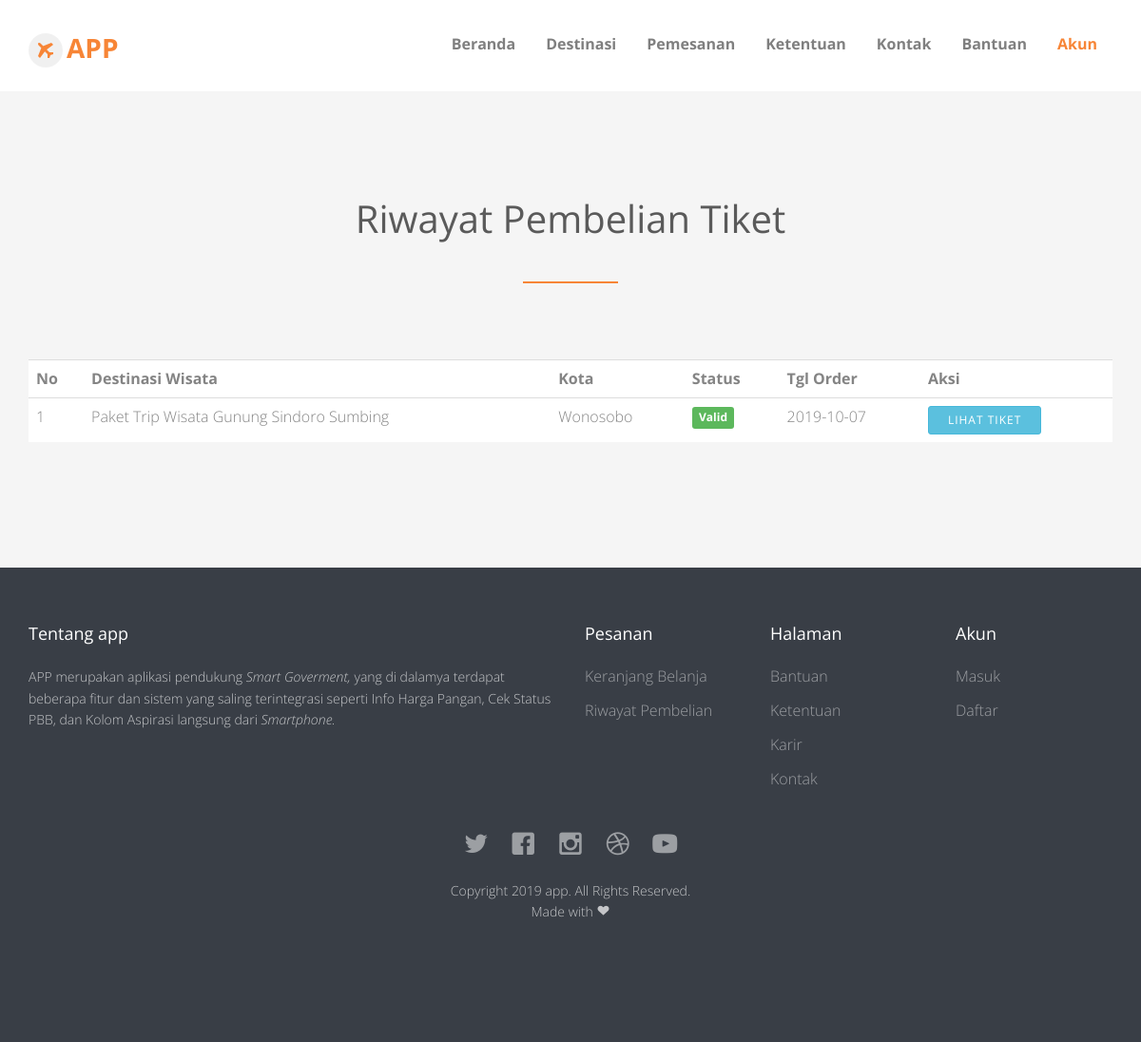
Screenshot of /history.php (signed in) with the database file from the repository.
### tables this page shows
CREATE TABLE `setting` (
  `title` varchar(255) DEFAULT NULL,
  `subtitle` varchar(255) DEFAULT NULL,
  `description` text DEFAULT NULL
);

CREATE TABLE `pembelian` (
  `id_pembelian` int(11) NOT NULL,
  `id_users` int(11) DEFAULT NULL,
  `id_destinasi` int(11) DEFAULT NULL,
  `id_payment` int(11) DEFAULT NULL,
  `nama_lengkap` varchar(255) DEFAULT NULL,
  `email` varchar(255) DEFAULT NULL,
  `no_hp` varchar(255) DEFAULT NULL,
  `alamat` text DEFAULT NULL,
  `kota` varchar(255) DEFAULT NULL,
  `provinsi` varchar(255) DEFAULT NULL,
  `kode_pos` varchar(255) DEFAULT NULL,
  `tiket` varchar(255) DEFAULT NULL,
  `jumlah` int(11) DEFAULT NULL,
  `total_pembelian` float DEFAULT NULL,
  `tgl_pembelian` date DEFAULT NULL,
  `status` enum('segera','review','valid','expired','invalid') DEFAULT 'segera'
);

CREATE TABLE `destinasi` (
  `id_destinasi` int(11) NOT NULL,
  `nama_destinasi` varchar(100) DEFAULT NULL,
  `harga_destinasi` float DEFAULT NULL,
  `foto_destinasi` varchar(100) DEFAULT NULL,
  `deskripsi_destinasi` text DEFAULT NULL,
  `kota` varchar(100) DEFAULT NULL
);

### system/config.php (called while the page is built, shortened)
<?php
class Config extends mysqli{
	function getSetting(){
		$exec = $this->query("SELECT * FROM setting");
		$data = $exec->fetch_assoc();
		return $data;
	}
	function getHistory(){
		$id = @$_SESSION['user']['id_users'];
		$sql = "SELECT * FROM pembelian JOIN destinasi ON pembelian.id_destinasi = destinasi.id_destinasi  WHERE pembelian.id_users = $id";
		$exec = $this->query($sql);
		$i=0;
		while ($res = $exec->fetch_assoc()) {
			$data[$i] = array(
				'id_pembelian' => $res['id_pembelian'],
				'nama_destinasi' => $res['nama_destinasi'],
				'kota' => $res['kota'],
				'foto_destinasi' => $res['foto_destinasi'],
				'harga_destinasi' => $res['harga_destinasi'],
				'jumlah' => $res['jumlah'],
				'total_pembelian' => $res['total_pembelian'],
				'status' => $res['status'],
				'tgl_pembelian' => $res['tgl_pembelian'],
			);
			$i++;
		}
		return @$data;
	}
}
$app = new Config();
$setting = $app->getSetting();

### history.php (the view, shortened to what this page needs)
<?php require 'system/config.php'; ?>
<!DOCTYPE html>
 <html class="no-js">
	<head>
	<?php include 'template/meta_head.php'; ?>
	</head>
	<body>
		<div id="fh5co-wrapper">
		<div id="fh5co-page">
		<?php include 'template/header.php'; ?>
		<div id="fh5co-tours" class="fh5co-section-gray">
			<div class="container">
				<div class="row">
					<div class="col-md-8 col-md-offset-2 text-center heading-section animate-box">
						<h3>Riwayat Pembelian Tiket</h3>
					</div>
				</div>
				<div class="row">
					<div class="col-md-12 animate-box">
						<div class="table">
							<table class="table">
								<tr class="text-center">
									<th>No</th>
									<th>Destinasi Wisata</th>
									<th>Kota</th>
									<th>Status</th>
									<th>Tgl Order</th>
									<th>Aksi</th>
								</tr>
								<?php
									$i=1;
									$pembelian = $app->getHistory();
								 ?>
								 <?php foreach ($pembelian as $data): ?>
								 <?php
								 	$status = $data['status'];
								  ?>
								<tr>
									<td><?php echo $i; ?></td>
									<td><?php echo $data['nama_destinasi']; ?></td>
									<td><?php echo ucwords($data['kota']); ?></td>
									<?php if ($status == "review"): ?>
									<td><span class="label label-info">
										Sedang ditinjau
									</span></td>
									<?php elseif($status == "valid"): ?>
									<td><span class="label label-success"><?php echo ucwords($status); ?></span></td>
									<?php elseif($status == "invalid"): ?>
									<td><span class="label label-danger">Pembayaran tidak sah</span></td>
									<?php elseif($status == "segera"): ?>
									<td><span class="label label-warning">Segera Lakukan Pembayaran</span></td>
									<?php else: ?>
									<td><span class="label label-danger"><?php echo ucwords($status); ?></span></td>
									<?php endif ?>
									<td><?php echo $data['tgl_pembelian']; ?></td>
									<td>
										<?php if ($status == "review"): ?>
											<a href="kotak.php" target="_blank" class="btn btn-sm btn-primary">Kontak Kami</a>
										<?php elseif($status == "segera"): ?>
											<a href="payment.php?id=<?php echo $data['id_pembelian'] ?>" class="btn btn-sm btn-primary">Bayar</a>
											<a href="#" class="btn btn-sm btn-danger">Hapus Pesanan</a>
										<?php elseif($status == "valid"): ?>
											<a href="ticket.php?id=<?php echo $data['id_pembelian'] ?>" class="btn btn-sm btn-info">Lihat Tiket</a>
										<?php elseif($status == "invalid"): ?>
											<a href="#" class="btn btn-sm btn-primary">Kontak</a>
										<?php else: ?>
											<a href="#" class="btn btn-sm btn-danger">Hapus Tiket</a>
										<?php endif ?>
									</td>
								</tr>
									<?php $i++; ?>
								 <?php endforeach ?>
							</table>
						</div>
					</div>
				</div>
			</div>
		</div>
	</div>
		<?php include 'template/footer.php'; ?>
	</div>
	</body>
</html>

### template/header.php (shortened to what this page needs)
<header id="fh5co-header-section" class="sticky-banner">
			<div class="container">
				<div class="nav-header">
					<h1 id="fh5co-logo"><a href="index.php"><i class="icon-airplane"></i><?php echo $setting['title']; ?></a></h1>
					<nav id="fh5co-menu-wrap" role="navigation">
						<ul class="sf-menu" id="fh5co-primary-menu">
							<li <?php if ($_SERVER['PHP_SELF'] == "/index.php"): ?>
								class="active"
							<?php endif ?>><a href="index.php">Beranda</a></li>
							<li>
								<a href="destinasi.php">Destinasi</a>
							</li>
							<li>
								<a href="#" class="fh5co-sub-ddown">Pemesanan</a>
							</li>
							<li><a href="page.php?permalink=ketentuan">Ketentuan</a></li>
							<li <?php if ($_SERVER['PHP_SELF'] == "/contact.php"): ?>
								class="active"
							<?php endif ?> ><a href="contact.php">Kontak</a></li>
							<li><a href="page.php?permalink=bantuan">Bantuan</a></li>
							<?php if (isset($_SESSION['user'])): ?>
								<li <?php if ($_SERVER['PHP_SELF'] == "/checkout.php" || $_SERVER['PHP_SELF'] == "/history.php"): ?>
								class="active"
							<?php endif ?>>
								<a href="login.php" class="fh5co-sub-ddown">Akun</a>
							</li>
							<?php endif ?>
						</ul>
					</nav>
				</div>
			</div>
		</header>

### template/footer.php
<footer>
			<div id="footer">
				<div class="container">
					<div class="row row-bottom-padded-md">
						<div class="col-md-6 col-sm-6 col-xs-12 fh5co-footer-link">
							<h3>Tentang <?php echo $setting['title'];?></h3>
							<p><?php echo $setting['description']; ?></p>
						</div>
						<div class="col-md-2 col-sm-2 col-xs-12 fh5co-footer-link">
							<h3>Pesanan</h3>
							<ul>
								<li><a href="cart.php">Keranjang Belanja</a></li>
								<li><a href="history.php">Riwayat Pembelian</a></li>
							</ul>
						</div>
						<div class="col-md-2 col-sm-2 col-xs-12 fh5co-footer-link">
							<h3>Halaman</h3>
							<ul>
								<li><a href="page.php?permalink=bantuan">Bantuan</a></li>
								<li><a href="page.php?permalink=ketentuan">Ketentuan</a></li>
								<li><a href="page.php?permalink=karir">Karir</a></li>
								<li><a href="page.php?permalink=kontak">Kontak</a></li>
							</ul>
						</div>
						<div class="col-md-2 col-sm-2 col-xs-12 fh5co-footer-link">
							<h3>Akun</h3>
							<ul>
								<li><a href="login.php">Masuk</a></li>
								<li><a href="register.php">Daftar</a></li>
							</ul>
						</div>
					<div class="row">
						<div class="col-md-6 col-md-offset-3 text-center">
							<p class="fh5co-social-icons">
								<a href=""><i class="icon-twitter2"></i></a>
								<a href=""><i class="icon-facebook2"></i></a>
								<a href=""><i class="icon-instagram"></i></a>
								<a href=""><i class="icon-dribbble2"></i></a>
								<a href=""><i class="icon-youtube"></i></a>
							</p>
							<p>Copyright <?php echo date("Y"); ?> <?php echo $setting['title'];?>. All Rights Reserved. <br>Made with <i class="icon-heart3"></i></p>
						</div>
					</div>
				</div>
			</div>
		</footer>

### css/icomoon.css (style rules this page uses)
[class^="icon-"], [class*=" icon-"] { font-family: 'icomoon' !important; speak: none; font-style: normal; font-weight: normal; font-variant: normal; text-transform: none; line-height: 1; -webkit-font-smoothing: antialiased; -moz-osx-font-smoothing: grayscale; }
.icon-heart3:before { content: "\e9b6"; }
.icon-dribbble2:before { content: "\ea66"; }
.icon-facebook2:before { content: "\ea68"; }
.icon-instagram:before { content: "\ea70"; }
.icon-twitter2:before { content: "\ea7d"; }
.icon-youtube:before { content: "\ea81"; }
.icon-airplane:before { content: "\eb6d"; }

### css/superfish.css (style rules this page uses)
.sf-menu, .sf-menu * { margin: 0; padding: 0; list-style: none; }
.sf-menu li { position: relative; }
.sf-menu > li { float: left; }
.sf-menu a { display: block; position: relative; }
.sf-menu { float: left; margin-bottom: 1em; }
.sf-menu a { border-left: 1px solid #fff; border-top: 1px solid #dFeEFF; border-top: 1px solid rgba(255,255,255,.5); padding: .75em 1em; text-decoration: none; zoom: 1; }
.sf-menu a { color: #13a; }
.sf-menu li { background: #BDD2FF; white-space: nowrap; *white-space: normal; -webkit-transition: background .2s; transition: background .2s; }

### rows the page displays
setting: title "APP", title "app", description "APP merupakan aplikasi pendukung Smart Goverment, yang di dalamya terdapat beberapa fitur dan sistem yang saling terintegrasi seperti Info Harga Pangan, Cek Status PBB, dan Kolom Aspirasi langsung dari Smartphone."
pembelian: id_destinasi.nama_destinasi "Paket Trip Wisata Gunung Sindoro Sumbing", id_destinasi.kota "Wonosobo", status "Valid", tgl_pembelian "2019-10-07"
